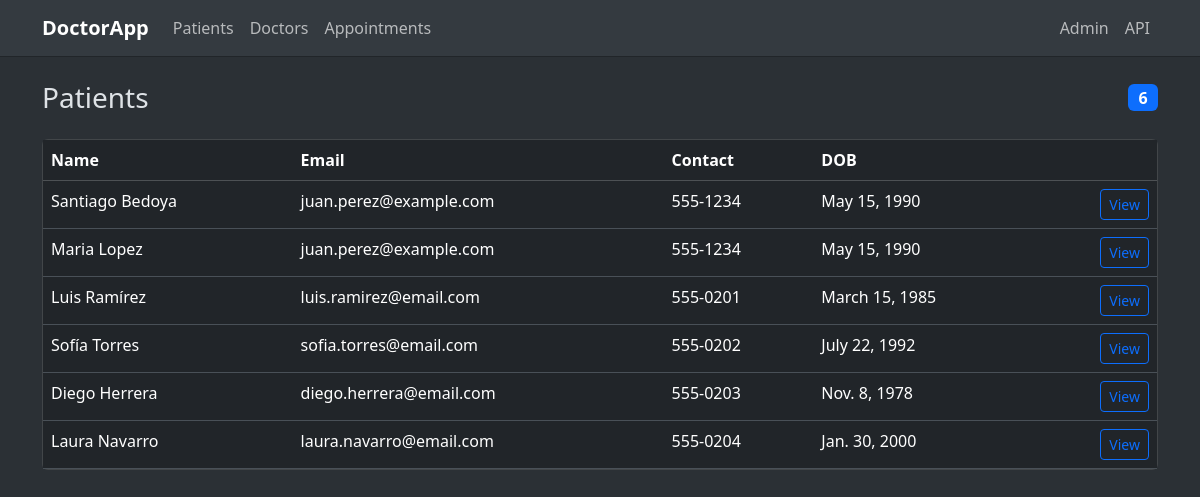
/patients/ (signed in), run on the app's committed database.
### patients/models.py (models this page shows)
class Patient(models.Model):
    first_name = models.CharField(max_length=100)
    last_name = models.CharField(max_length=100)
    date_of_birth = models.DateField()
    contact_number = models.CharField(max_length=15)
    email = models.EmailField()
    address = models.TextField()
    medical_history = models.TextField()

### frontend/views.py (the view)
# urls.py: path("patients/", views.PatientListView.as_view(), name="patient_list"),
class PatientListView(LoginRequiredMixin, ListView):
    model = Patient
    template_name = "frontend/patient_list.html"
    context_object_name = "patients"
    paginate_by = 20

### frontend/templates/frontend/patient_list.html (shortened to what this page needs)
{% extends "frontend/base.html" %}
{% block content %}
<div class="d-flex justify-content-between align-items-center mb-4">
    <h1 class="h3 mb-0">Patients</h1>
    <span class="badge bg-primary fs-6">{{ page_obj.paginator.count }}</span>
</div>
<div class="card">
    <div class="table-responsive">
        <table class="table table-hover mb-0">
            <thead class="table-dark">
                <tr>
                    <th>Name</th>
                    <th>Email</th>
                    <th>Contact</th>
                    <th>DOB</th>
                    <th></th>
                </tr>
            </thead>
            <tbody>
                {% for patient in patients %}
                <tr>
                    <td>{{ patient.first_name }} {{ patient.last_name }}</td>
                    <td>{{ patient.email }}</td>
                    <td>{{ patient.contact_number }}</td>
                    <td>{{ patient.date_of_birth }}</td>
                    <td class="text-end"><a href="{% url 'patient_detail' patient.pk %}" class="btn btn-sm btn-outline-primary">View</a></td>
                </tr>
                {% empty %}
                <tr><td colspan="5" class="text-center text-body-secondary py-4">No patients found.</td></tr>
                {% endfor %}
            </tbody>
        </table>
    </div>
</div>
{% endblock %}

### frontend/templates/frontend/base.html (shortened to what this page needs)
<!DOCTYPE html>
<html lang="en" data-bs-theme="dark">
<head>
    <link href="https://cdn.jsdelivr.net/npm/bootstrap@5.3.5/dist/css/bootstrap.min.css" rel="stylesheet">
</head>
<body class="bg-body-tertiary">
    <nav class="navbar navbar-expand-lg bg-body-secondary border-bottom border-dark mb-4">
        <div class="container">
            <a class="navbar-brand fw-bold" href="{% url 'index' %}">DoctorApp</a>
            <div class="collapse navbar-collapse" id="navbarNav">
                <ul class="navbar-nav">
                    <li class="nav-item"><a class="nav-link" href="{% url 'patient_list' %}">Patients</a></li>
                    <li class="nav-item"><a class="nav-link" href="{% url 'doctor_list' %}">Doctors</a></li>
                    <li class="nav-item"><a class="nav-link" href="{% url 'appointment_list' %}">Appointments</a></li>
                </ul>
                <ul class="navbar-nav ms-auto">
                    <li class="nav-item"><a class="nav-link" href="/admin/">Admin</a></li>
                    <li class="nav-item"><a class="nav-link" href="/api/schema/swagger-ui/">API</a></li>
                </ul>
            </div>
        </div>
    </nav>
    <main class="container">
        {% block content %}{% endblock %}
    </main>
</body>
</html>

### data on the page
Patient: first_name "Santiago", last_name "Bedoya", email "juan.perez@example.com", contact_number "555-1234", date_of_birth "May 15, 1990"
Patient: first_name "Maria", last_name "Lopez", email "juan.perez@example.com", contact_number "555-1234", date_of_birth "May 15, 1990"
Patient: first_name "Luis", last_name "Ramírez", email "luis.ramirez@email.com", contact_number "555-0201", date_of_birth "March 15, 1985"
Patient: first_name "Sofía", last_name "Torres", email "sofia.torres@email.com", contact_number "555-0202", date_of_birth "July 22, 1992"
Patient: first_name "Diego", last_name "Herrera", email "diego.herrera@email.com", contact_number "555-0203", date_of_birth "Nov. 8, 1978"
Patient: first_name "Laura", last_name "Navarro", email "laura.navarro@email.com", contact_number "555-0204", date_of_birth "Jan. 30, 2000"

### other printed values
{{ page_obj.paginator.count }} "6"
